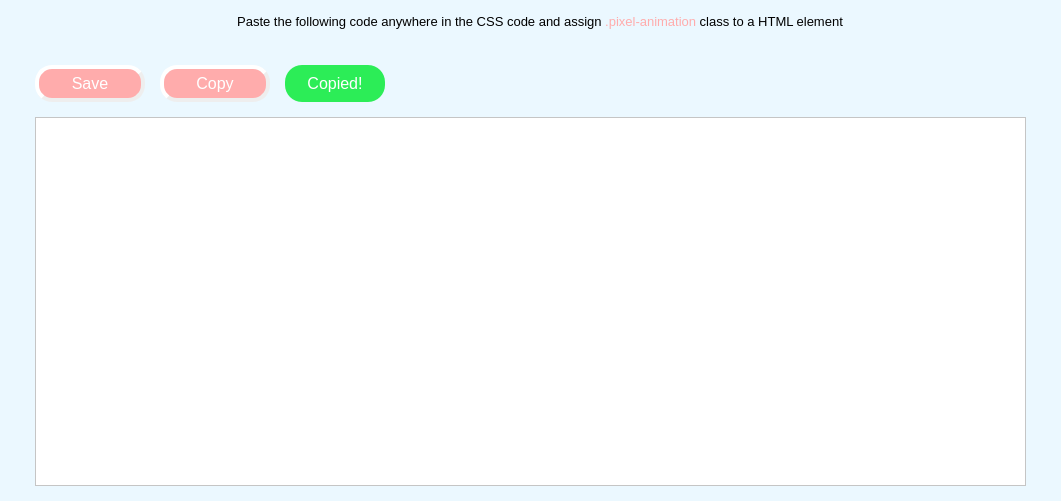
<?xml version="1.0" encoding="UTF-8"?>
<ui version="4.0">
 <class>SaveCss</class>
 <widget class="QDialog" name="SaveCss">
  <property name="geometry">
   <rect>
    <x>0</x>
    <y>0</y>
    <width>1061</width>
    <height>501</height>
   </rect>
  </property>
  <property name="maximumSize">
   <size>
    <width>16777215</width>
    <height>16777215</height>
   </size>
  </property>
  <property name="windowTitle">
   <string>Dialog</string>
  </property>
  <property name="styleSheet">
   <string notr="true">background-color: rgb(235, 248, 255);</string>
  </property>
  <layout class="QVBoxLayout" name="verticalLayout">
   <property name="spacing">
    <number>15</number>
   </property>
   <property name="leftMargin">
    <number>15</number>
   </property>
   <property name="topMargin">
    <number>10</number>
   </property>
   <property name="rightMargin">
    <number>15</number>
   </property>
   <property name="bottomMargin">
    <number>15</number>
   </property>
   <item>
    <layout class="QHBoxLayout" name="horizontalLayout_4">
     <property name="spacing">
      <number>9</number>
     </property>
     <property name="topMargin">
      <number>0</number>
     </property>
     <item>
      <spacer name="horizontalSpacer_5">
       <property name="orientation">
        <enum>Qt::Horizontal</enum>
       </property>
       <property name="sizeType">
        <enum>QSizePolicy::Fixed</enum>
       </property>
       <property name="sizeHint" stdset="0">
        <size>
         <width>20</width>
         <height>20</height>
        </size>
       </property>
      </spacer>
     </item>
     <item>
      <widget class="QTextEdit" name="textEdit_2">
       <property name="enabled">
        <bool>true</bool>
       </property>
       <property name="sizePolicy">
        <sizepolicy hsizetype="Maximum" vsizetype="Minimum">
         <horstretch>0</horstretch>
         <verstretch>0</verstretch>
        </sizepolicy>
       </property>
       <property name="minimumSize">
        <size>
         <width>1000</width>
         <height>40</height>
        </size>
       </property>
       <property name="maximumSize">
        <size>
         <width>16777215</width>
         <height>40</height>
        </size>
       </property>
       <property name="font">
        <font>
         <family>Segoe UI</family>
        </font>
       </property>
       <property name="styleSheet">
        <string notr="true">border:0px;</string>
       </property>
       <property name="readOnly">
        <bool>true</bool>
       </property>
       <property name="html">
        <string>&lt;!DOCTYPE HTML PUBLIC &quot;-//W3C//DTD HTML 4.0//EN&quot; &quot;http://www.w3.org/TR/REC-html40/strict.dtd&quot;&gt;
&lt;html&gt;&lt;head&gt;&lt;meta name=&quot;qrichtext&quot; content=&quot;1&quot; /&gt;&lt;style type=&quot;text/css&quot;&gt;
p, li { white-space: pre-wrap; }
&lt;/style&gt;&lt;/head&gt;&lt;body style=&quot; font-family:'Segoe UI'; font-size:8pt; font-weight:400; font-style:normal;&quot;&gt;
&lt;p align=&quot;center&quot; style=&quot; margin-top:0px; margin-bottom:0px; margin-left:0px; margin-right:0px; -qt-block-indent:0; text-indent:0px;&quot;&gt;&lt;span style=&quot; font-family:'MS Shell Dlg 2'; font-size:10pt;&quot;&gt;Paste the following code anywhere in the CSS code and assign &lt;/span&gt;&lt;span style=&quot; font-family:'MS Shell Dlg 2'; font-size:10pt; color:#ffacac;&quot;&gt;.pixel-animation&lt;/span&gt;&lt;span style=&quot; font-family:'MS Shell Dlg 2'; font-size:10pt;&quot;&gt; class to a HTML element&lt;/span&gt;&lt;/p&gt;&lt;/body&gt;&lt;/html&gt;</string>
       </property>
      </widget>
     </item>
    </layout>
   </item>
   <item>
    <layout class="QHBoxLayout" name="horizontalLayout_3">
     <item>
      <spacer name="horizontalSpacer_4">
       <property name="orientation">
        <enum>Qt::Horizontal</enum>
       </property>
       <property name="sizeType">
        <enum>QSizePolicy::Maximum</enum>
       </property>
       <property name="sizeHint" stdset="0">
        <size>
         <width>20</width>
         <height>20</height>
        </size>
       </property>
      </spacer>
     </item>
     <item>
      <widget class="QPushButton" name="saveButton">
       <property name="minimumSize">
        <size>
         <width>110</width>
         <height>0</height>
        </size>
       </property>
       <property name="font">
        <font>
         <family>Segoe UI</family>
         <pointsize>12</pointsize>
        </font>
       </property>
       <property name="styleSheet">
        <string notr="true">QPushButton {
    color: #fff;
	border-radius: 17px;
	border: 4px outset #eee;
    background-color: rgb(255, 172, 172);
    padding: 5px;
    }

QPushButton:hover{
    border: 2px outset #eee;
	padding: 4px;
}
QPushButton:pressed {
    border: 0px;
	background-color: rgb(240, 160, 160);
}</string>
       </property>
       <property name="text">
        <string>Save</string>
       </property>
      </widget>
     </item>
     <item>
      <widget class="QPushButton" name="copyButton">
       <property name="minimumSize">
        <size>
         <width>110</width>
         <height>0</height>
        </size>
       </property>
       <property name="maximumSize">
        <size>
         <width>16777215</width>
         <height>16777215</height>
        </size>
       </property>
       <property name="font">
        <font>
         <family>Segoe UI</family>
         <pointsize>12</pointsize>
        </font>
       </property>
       <property name="styleSheet">
        <string notr="true">QPushButton {
    color: #fff;
	border-radius: 17px;
	border: 4px outset #eee;
    background-color: rgb(255, 172, 172);
    padding: 5px;
    }

QPushButton:hover{
    border: 2px outset #eee;
	padding: 4px;
}
QPushButton:pressed {
    border: 0px;
	background-color: rgb(240, 160, 160);
}</string>
       </property>
       <property name="text">
        <string>Copy</string>
       </property>
      </widget>
     </item>
     <item>
      <widget class="QLabel" name="copiedLabel">
       <property name="sizePolicy">
        <sizepolicy hsizetype="Minimum" vsizetype="Fixed">
         <horstretch>0</horstretch>
         <verstretch>0</verstretch>
        </sizepolicy>
       </property>
       <property name="minimumSize">
        <size>
         <width>100</width>
         <height>0</height>
        </size>
       </property>
       <property name="maximumSize">
        <size>
         <width>16777215</width>
         <height>16677215</height>
        </size>
       </property>
       <property name="font">
        <font>
         <family>Segoe UI</family>
         <pointsize>12</pointsize>
        </font>
       </property>
       <property name="styleSheet">
        <string notr="true">QLabel {
	color:#fff;
    background-color: #2CED57;
	border-radius: 17px;
}</string>
       </property>
       <property name="text">
        <string>Copied!</string>
       </property>
       <property name="alignment">
        <set>Qt::AlignCenter</set>
       </property>
      </widget>
     </item>
     <item>
      <spacer name="horizontalSpacer_3">
       <property name="orientation">
        <enum>Qt::Horizontal</enum>
       </property>
       <property name="sizeType">
        <enum>QSizePolicy::Expanding</enum>
       </property>
       <property name="sizeHint" stdset="0">
        <size>
         <width>40</width>
         <height>20</height>
        </size>
       </property>
      </spacer>
     </item>
    </layout>
   </item>
   <item>
    <layout class="QHBoxLayout" name="horizontalLayout">
     <property name="leftMargin">
      <number>20</number>
     </property>
     <property name="rightMargin">
      <number>20</number>
     </property>
     <item>
      <widget class="QTextEdit" name="textEdit">
       <property name="enabled">
        <bool>true</bool>
       </property>
       <property name="sizePolicy">
        <sizepolicy hsizetype="Expanding" vsizetype="Expanding">
         <horstretch>0</horstretch>
         <verstretch>0</verstretch>
        </sizepolicy>
       </property>
       <property name="font">
        <font>
         <family>Segoe UI</family>
        </font>
       </property>
       <property name="styleSheet">
        <string notr="true">QTextEdit{
background-color:white;
}
QScrollBar:vertical {
            border: 0px solid rgb(105, 105, 105);;
            background: solid #fff ;
            width:10px;    
            margin: 0px 0px 0px 0px;
}

QScrollBar::handle:vertical {         
            min-height: 0px;
          	border: 0px solid red;
			border-radius: 4px;
			background-color: rgb(105, 105, 105);
}
</string>
       </property>
       <property name="readOnly">
        <bool>true</bool>
       </property>
       <property name="html">
        <string>&lt;!DOCTYPE HTML PUBLIC &quot;-//W3C//DTD HTML 4.0//EN&quot; &quot;http://www.w3.org/TR/REC-html40/strict.dtd&quot;&gt;
&lt;html&gt;&lt;head&gt;&lt;meta name=&quot;qrichtext&quot; content=&quot;1&quot; /&gt;&lt;style type=&quot;text/css&quot;&gt;
p, li { white-space: pre-wrap; }
&lt;/style&gt;&lt;/head&gt;&lt;body style=&quot; font-family:'Segoe UI'; font-size:8pt; font-weight:400; font-style:normal;&quot;&gt;
&lt;p style=&quot;-qt-paragraph-type:empty; margin-top:0px; margin-bottom:0px; margin-left:0px; margin-right:0px; -qt-block-indent:0; text-indent:0px;&quot;&gt;&lt;br /&gt;&lt;/p&gt;&lt;/body&gt;&lt;/html&gt;</string>
       </property>
      </widget>
     </item>
    </layout>
   </item>
  </layout>
 </widget>
 <resources/>
 <connections/>
</ui>
